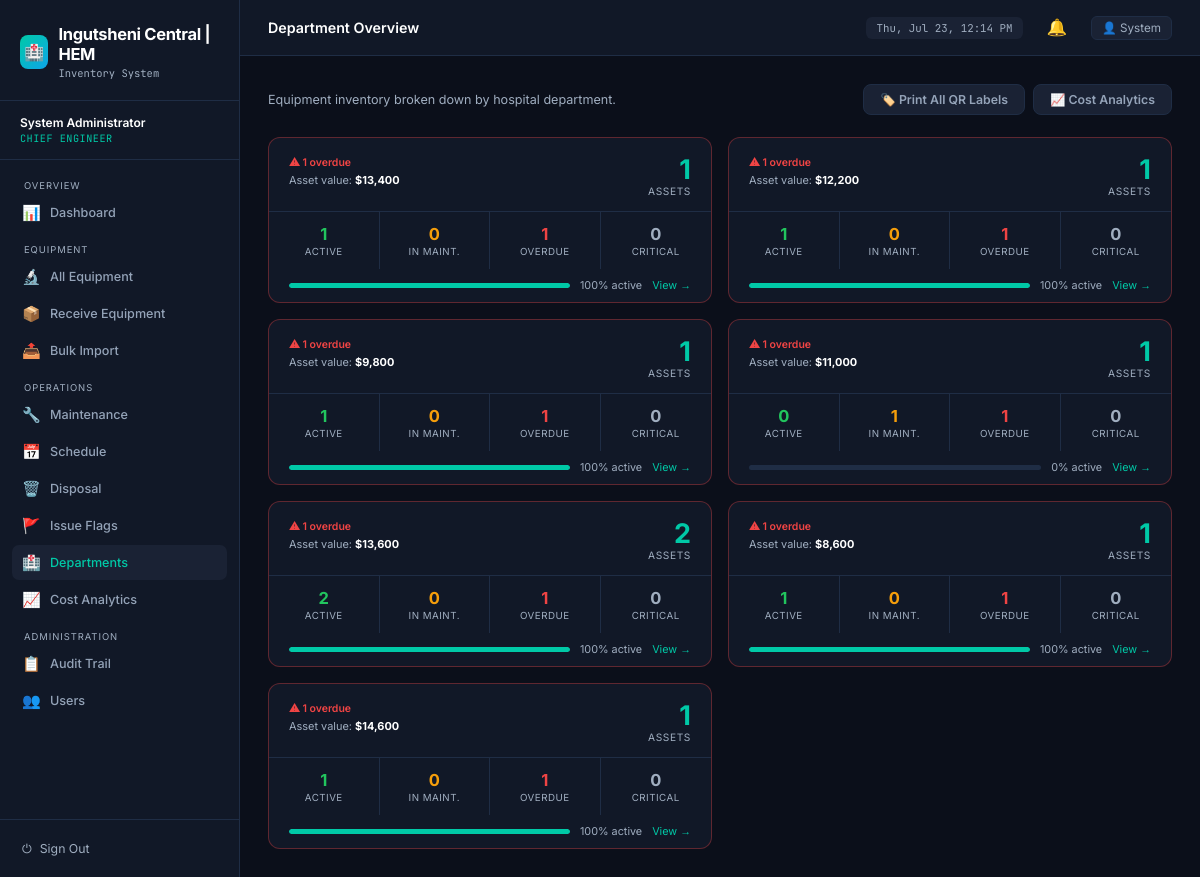
The page /department (signed in) on the database its author committed.
### tables this page shows
CREATE TABLE departments (id INTEGER PRIMARY KEY AUTOINCREMENT, name TEXT NOT NULL UNIQUE);

### run_production.py (the view)
@app.route('/department')
@login_required
def department_overview():
    unassigned = query('SELECT COUNT(*) as count FROM equipment WHERE department_id IS NULL AND state = "Active"', one=True)['count']
    departments = query('''SELECT d.name,
                            COUNT(e.id) as total,
                            SUM(CASE WHEN e.state="Active" THEN 1 ELSE 0 END) as active,
                            SUM(CASE WHEN e.state="Under Maintenance" THEN 1 ELSE 0 END) as under_maint,
                            SUM(CASE WHEN e.next_maintenance < date("now") THEN 1 ELSE 0 END) as overdue,
                            0 as critical_count,
                            SUM(e.purchase_cost) as total_value
                          FROM departments d LEFT JOIN equipment e ON d.id = e.department_id GROUP BY d.name''')
    return render_template('department_overview.html', departments=departments, unassigned=unassigned)

### run_production.py (called while the page is built)
def get_db():
    if 'db' not in g:
        g.db = sqlite3.connect(DATABASE)
        g.db.row_factory = sqlite3.Row
    return g.db

def query(sql, args=(), one=False):
    cur = get_db().execute(sql, args)
    rv = cur.fetchall()
    cur.close()
    return (rv[0] if rv else None) if one else rv

def login_required(f):
    @wraps(f)
    def decorated_function(*args, **kwargs):
        if 'user_id' not in session:
            return redirect(url_for('login'))
        return f(*args, **kwargs)
    return decorated_function

@app.context_processor
def utility_processor():
    def is_overdue(date_str):
        if not date_str: return False
        try:
            due_date = datetime.strptime(date_str, '%Y-%m-%d').date()
            return due_date < date.today()
        except: return False
    def state_badge(state):
        return {
            'Active': 'badge-green',
            'Under Maintenance': 'badge-yellow',
            'Pending Disposal': 'badge-red',
            'Disposed': 'badge-gray',
            'In Storage': 'badge-blue'
        }.get(state, 'badge-gray')
    def cond_badge(condition):
        return {
            'Good': 'badge-green',
            'Fair': 'badge-yellow',
            'Poor': 'badge-red'
        }.get(condition, 'badge-gray')
    return dict(is_overdue=is_overdue, state_badge=state_badge, cond_badge=cond_badge)

### templates/department_overview.html (shortened to what this page needs)
{% extends 'base.html' %}
{% block page_title %}Department Overview{% endblock %}
{% block content %}
<div style="display:flex;justify-content:space-between;align-items:center;margin-bottom:22px;flex-wrap:wrap;gap:12px">
  <p style="color:var(--text-muted);font-size:0.84rem">Equipment inventory broken down by hospital department.</p>
  <div style="display:flex;gap:8px">
    <a href="{{ url_for('qr_batch') }}" class="btn btn-ghost">🏷️ Print All QR Labels</a>
    {% if session.role == 'chief_engineer' %}
    <a href="{{ url_for('analytics') }}" class="btn btn-ghost">📈 Cost Analytics</a>
    {% endif %}
  </div>
</div>
<div class="dept-grid">
  {% for dept in departments %}
  {% set has_critical = dept['overdue'] > 0 or dept['critical_count'] > 0 %}
  <a href="{{ url_for('department_detail', dept=dept['department']) }}" class="dept-card"
     style="{{ 'border-color:rgba(239,68,68,.35)' if dept['overdue'] > 0 else '' }}">
    <div class="dept-card-top">
      <div>
        {% if dept['overdue'] > 0 %}
        <div style="font-size:0.7rem;color:var(--danger);font-weight:600;margin-bottom:4px">⚠ {{ dept['overdue'] }} overdue</div>
        {% endif %}
        {% if session.role != 'intern' %}
        <div style="font-size:0.73rem;color:var(--text-muted);margin-top:4px">
          Asset value: <strong style="color:var(--text)">${{ '{:,.0f}'.format(dept['total_value']) }}</strong>
        </div>
        {% endif %}
      </div>
      <div style="text-align:right">
        <div class="dept-total">{{ dept['total'] }}</div>
        <div class="dept-total-label">assets</div>
      </div>
    </div>
    <div class="dept-stats">
      <div class="dept-stat">
        <div class="ds-val" style="color:var(--success)">{{ dept['active'] }}</div>
        <div class="ds-label">Active</div>
      </div>
      <div class="dept-stat">
        <div class="ds-val" style="color:var(--warn)">{{ dept['under_maint'] }}</div>
        <div class="ds-label">In Maint.</div>
      </div>
      <div class="dept-stat">
        <div class="ds-val" style="color:{{ 'var(--danger)' if dept['overdue'] > 0 else 'var(--text-muted)' }}">{{ dept['overdue'] }}</div>
        <div class="ds-label">Overdue</div>
      </div>
      <div class="dept-stat">
        <div class="ds-val" style="color:{{ 'var(--danger)' if dept['critical_count'] > 0 else 'var(--text-muted)' }}">{{ dept['critical_count'] }}</div>
        <div class="ds-label">Critical</div>
      </div>
    </div>
    <div class="dept-footer">
      <div class="dept-bar-wrap">
        <div class="dept-bar" style="width:{{ ((dept['active'] / dept['total']) * 100)|int if dept['total'] else 0 }}%"></div>
      </div>
      <span style="font-size:0.72rem;color:var(--text-muted);white-space:nowrap">
        {{ ((dept['active'] / dept['total']) * 100)|int if dept['total'] else 0 }}% active
      </span>
      <span style="font-size:0.72rem;color:var(--accent)">View →</span>
    </div>
  </a>
  {% endfor %}
</div>
{% endblock %}

### templates/base.html (style rules this page uses)
:root { --bg: #0b0f1a; --bg-card: #111827; --bg-raised: #1a2234; --border: #1f2d45; --border-hl: #2a3f60; --accent: #00c9a7; --accent-2: #0ea5e9; --warn: #f59e0b; --danger: #ef4444; --success: #22c55e; --text: #ffffff; --text-muted:#a0aec0; --text-dim: #94a3b8; --font-mono: 'JetBrains Mono', monospace; }
*, *::before, *::after { box-sizing: border-box; margin: 0; padding: 0; }
html { font-size: 15px; }
body { font-family: 'Inter', sans-serif; background: var(--bg); color: var(--text); min-height: 100vh; display: flex; }
.btn { display: inline-flex; align-items: center; gap: 6px; padding: 7px 16px; border-radius: 8px; border: none; font-size: 0.82rem; font-weight: 600; cursor: pointer; text-decoration: none; transition: opacity 0.15s, transform 0.1s; }
.btn-ghost { background: var(--bg-raised); color: var(--text-dim); border: 1px solid var(--border); }

### templates/department_overview.html (style rules this page uses)
.dept-grid { display:grid; grid-template-columns:repeat(auto-fill,minmax(320px,1fr)); gap:16px; }
.dept-card { background:var(--bg-card); border:1px solid var(--border); border-radius:12px; overflow:hidden; text-decoration:none; color:inherit; display:block; transition:border-color .15s, transform .1s; }
.dept-card-top { padding:18px 20px 14px; border-bottom:1px solid var(--border); display:flex; justify-content:space-between; align-items:flex-start; }
.dept-total { font-size:1.8rem; font-weight:700; color:var(--accent); line-height:1; }
.dept-total-label { font-size:0.68rem; color:var(--text-muted); text-transform:uppercase; letter-spacing:.06em; margin-top:2px; }
.dept-stats { display:grid; grid-template-columns:repeat(4,1fr); }
.dept-stat { padding:12px 14px; border-right:1px solid var(--border); text-align:center; }
.dept-stat:last-child { border-right:none; }
.dept-stat .ds-val { font-size:1.1rem; font-weight:700; }
.dept-stat .ds-label { font-size:0.65rem; color:var(--text-muted); text-transform:uppercase; letter-spacing:.05em; margin-top:2px; }
.dept-footer { padding:10px 20px; display:flex; gap:10px; align-items:center; flex-wrap:wrap; }
.dept-bar-wrap { flex:1; height:5px; background:var(--border); border-radius:3px; overflow:hidden; }
.dept-bar { height:100%; border-radius:3px; background:var(--accent); }

### rows shown on the page
departments: overdue "1", total_value "13,400", total "1", active "1", under_maint "0", critical_count "0", active "100", total_value "12,200", total_value "9,800", total_value "11,000", active "0", under_maint "1", total_value "8,600", total_value "14,600"

### other values the page prints
{{ session.full_name }} "System Administrator"
{{ session.role | replace('_', ' ') }} "CHIEF ENGINEER"
{{ session.full_name.split()[0] }} "System"
{{ dept['overdue'] }} "1"
{{ '{:,.0f}'.format(dept['total_value']) }} "13,600"
{{ dept['total'] }} "2"
{{ dept['active'] }} "2"
{{ dept['under_maint'] }} "0"
{{ dept['critical_count'] }} "0"
{{ ((dept['active'] / dept['total']) * 100)|int if dept['total'] else 0 }} "100"
